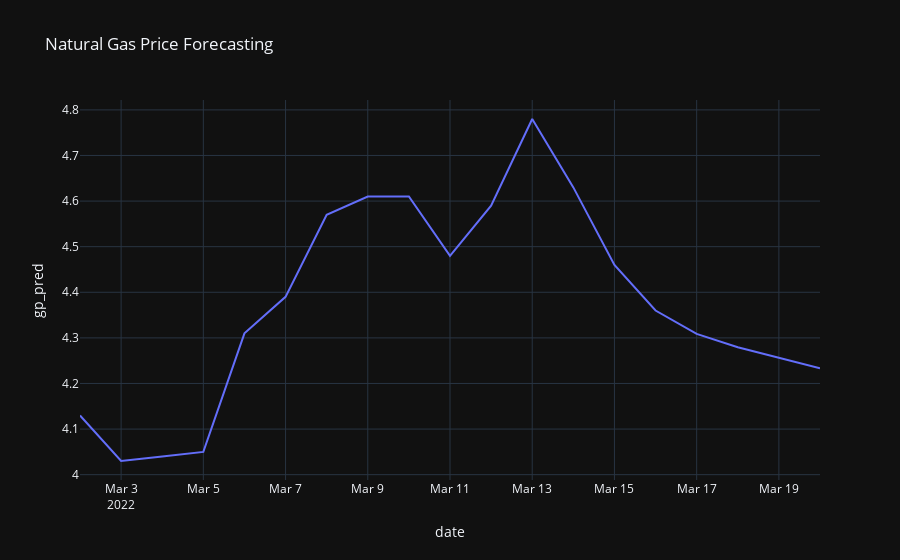

The cell this chart's notebook holds for it:
### Code cell
forecast.reset_index(inplace = True)

fig = px.line(forecast, x = "date", y = "gp_pred", title = 'Natural Gas Price Forecasting', template = 'plotly_dark')
fig.show()

### Figure 1 — Plotly figure (JSON) as saved in the notebook; plotly's stock layout.template omitted (floating-point values rounded to 4 significant figures)
{"data": [{"hovertemplate": "date=%{x}<br>gp_pred=%{y}<extra></extra>", "legendgroup": "", "line": {"color": "#636efa", "dash": "solid"}, "marker": {"symbol": "circle"}, "mode": "lines", "name": "", "orientation": "v", "showlegend": false, "type": "scatter", "x": ["2022-03-02T00:00:00", "2022-03-03T00:00:00", "2022-03-04T00:00:00", "2022-03-05T00:00:00", "2022-03-06T00:00:00", "2022-03-07T00:00:00", "2022-03-08T00:00:00", "2022-03-09T00:00:00", "2022-03-10T00:00:00", "2022-03-11T00:00:00", "2022-03-12T00:00:00", "2022-03-13T00:00:00", "2022-03-14T00:00:00", "2022-03-15T00:00:00", "2022-03-16T00:00:00", "2022-03-17T00:00:00", "2022-03-18T00:00:00", "2022-03-19T00:00:00", "2022-03-20T00:00:00"], "xaxis": "x", "y": [4.13, 4.03, 4.04, 4.05, 4.31, 4.39, 4.57, 4.61, 4.61, 4.48, 4.59, 4.78, 4.63, 4.46, 4.36, 4.309, 4.279, 4.257, 4.233], "yaxis": "y"}], "layout": {"legend": {"tracegroupgap": 0}, "title": {"text": "Natural Gas Price Forecasting"}, "xaxis": {"anchor": "y", "domain": [0, 1], "title": {"text": "date"}}, "yaxis": {"anchor": "x", "domain": [0, 1], "title": {"text": "gp_pred"}}}}
